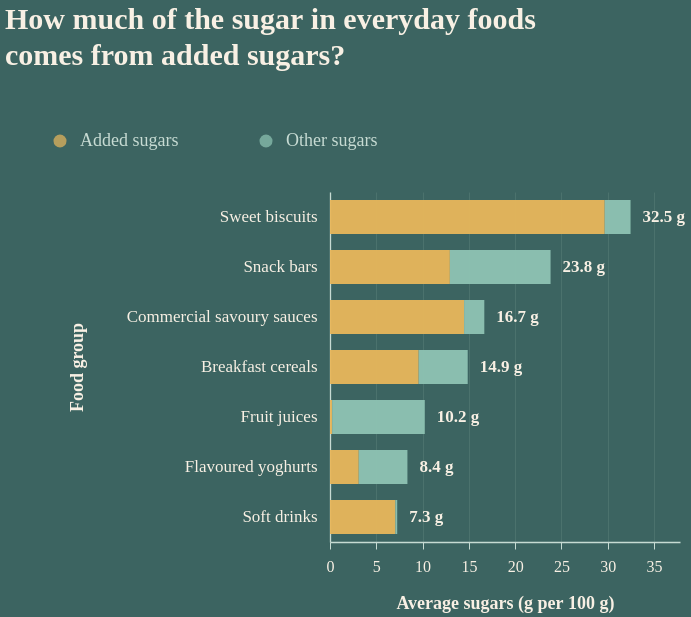

Write a Vega-Lite specification for this figure.
### Vega-Lite specification from a JSON file in a GitHub repository (floating-point values rounded to 4 significant figures)
{"$schema": "https://vega.github.io/schema/vega-lite/v5.json", "description": "Added versus other sugars by food group. Values are unweighted means per 100 g. Free sugars appear only in tooltips.", "background": "#3C6461", "spacing": 5, "center": false, "title": {"text": ["How much of the sugar in everyday foods", "comes from added sugars?"], "anchor": "start", "font": "Bricolage Grotesque", "fontSize": 30, "fontWeight": "bold", "color": "#F8F0E4", "lineHeight": 36, "offset": 22}, "vconcat": [{"width": 450, "height": 88, "data": {"values": [{}]}, "layer": [{"mark": {"type": "circle", "size": 170, "filled": true, "color": "#E9B75B"}, "encoding": {"x": {"value": 55}, "y": {"value": 48}}}, {"mark": {"type": "text", "font": "Bricolage Grotesque", "fontSize": 18, "fontWeight": "normal", "color": "#C7DBD3", "align": "left", "baseline": "middle"}, "encoding": {"x": {"value": 75}, "y": {"value": 48}, "text": {"value": "Added sugars"}}}, {"mark": {"type": "circle", "size": 170, "filled": true, "color": "#8FC4B4"}, "encoding": {"x": {"value": 261}, "y": {"value": 48}}}, {"mark": {"type": "text", "font": "Bricolage Grotesque", "fontSize": 18, "fontWeight": "normal", "color": "#C7DBD3", "align": "left", "baseline": "middle"}, "encoding": {"x": {"value": 281}, "y": {"value": 48}, "text": {"value": "Other sugars"}}}]}, {"hconcat": [{"width": 325, "height": 350, "data": {"values": [{"blank": " "}]}, "mark": {"type": "text", "opacity": 0}, "encoding": {"x": {"value": 0}, "y": {"value": 0}, "text": {"field": "blank", "type": "nominal"}}}, {"width": 350, "height": 350, "padding": {"left": 0, "right": 22, "top": 16, "bottom": 65}, "data": {"values": [{"category": "Sweet biscuits", "profiles": 50, "mean_total_g": 32.46, "mean_added_g": 29.67, "mean_other_g": 2.792, "mean_free_g": 29.7, "added_share_pct": 91.4}, {"category": "Snack bars", "profiles": 31, "mean_total_g": 23.82, "mean_added_g": 12.95, "mean_other_g": 10.87, "mean_free_g": 16.46, "added_share_pct": 54.4}, {"category": "Commercial savoury sauces", "profiles": 35, "mean_total_g": 16.67, "mean_added_g": 14.48, "mean_other_g": 2.186, "mean_free_g": 14.57, "added_share_pct": 86.9}, {"category": "Breakfast cereals", "profiles": 87, "mean_total_g": 14.87, "mean_added_g": 9.578, "mean_other_g": 5.295, "mean_free_g": 10.87, "added_share_pct": 64.4}, {"category": "Fruit juices", "profiles": 30, "mean_total_g": 10.24, "mean_added_g": 0.23, "mean_other_g": 10.01, "mean_free_g": 8.507, "added_share_pct": 2.2}, {"category": "Flavoured yoghurts", "profiles": 19, "mean_total_g": 8.363, "mean_added_g": 3.105, "mean_other_g": 5.258, "mean_free_g": 3.111, "added_share_pct": 37.1}, {"category": "Soft drinks", "profiles": 20, "mean_total_g": 7.26, "mean_added_g": 7.06, "mean_other_g": 0.2, "mean_free_g": 7.065, "added_share_pct": 97.2}]}, "layer": [{"transform": [{"fold": ["mean_added_g", "mean_other_g"], "as": ["sugar_key", "amount_g"]}, {"calculate": "datum.sugar_key === 'mean_added_g' ? 'Added sugars' : 'Other sugars'", "as": "sugar_component"}, {"calculate": "format(datum.added_share_pct, '.1f') + '%'", "as": "addedShareDisplay"}], "mark": {"type": "bar", "size": 34, "cornerRadiusEnd": 0, "opacity": 0.94}, "encoding": {"x": {"field": "amount_g", "type": "quantitative", "stack": "zero", "scale": {"domain": [0, 37.8], "nice": false, "zero": true}, "axis": {"title": "Average sugars (g per 100 g)", "values": [0, 5, 10, 15, 20, 25, 30, 35], "grid": true, "gridColor": "#8FB0A6", "gridOpacity": 0.19, "labelColor": "#F8F0E4", "titleColor": "#F8F0E4", "labelFont": "Bricolage Grotesque", "titleFont": "Bricolage Grotesque", "labelFontSize": 16, "titleFontSize": 18, "labelPadding": 9, "titlePadding": 20, "tickColor": "#C7DBD3", "domainColor": "#C7DBD3", "domain": true, "ticks": true, "tickSize": 7, "labelFlush": false, "domainWidth": 1.5, "labels": true}}, "y": {"field": "category", "type": "nominal", "sort": ["Sweet biscuits", "Snack bars", "Commercial savoury sauces", "Breakfast cereals", "Fruit juices", "Flavoured yoghurts", "Soft drinks"], "axis": {"title": "Food group", "labelColor": "#F8F0E4", "labelFont": "Bricolage Grotesque", "labelFontSize": 17, "labelPadding": 13, "labelLimit": 310, "grid": false, "ticks": false, "domain": true, "titleColor": "#F8F0E4", "titleFont": "Bricolage Grotesque", "titleFontSize": 18, "titlePadding": 44, "domainColor": "#C7DBD3", "domainWidth": 1.3, "labels": true}}, "color": {"field": "sugar_component", "type": "nominal", "scale": {"domain": ["Added sugars", "Other sugars"], "range": ["#E9B75B", "#8FC4B4"]}, "legend": null}, "order": {"field": "sugar_key", "type": "nominal", "sort": "ascending"}, "tooltip": [{"field": "category", "type": "nominal", "title": "Food group"}, {"field": "profiles", "type": "quantitative", "title": "AUSNUT food profiles"}, {"field": "mean_total_g", "type": "quantitative", "title": "Average total sugars (g/100 g)", "format": ".1f"}, {"field": "mean_added_g", "type": "quantitative", "title": "Average added sugars (g/100 g)", "format": ".1f"}, {"field": "mean_other_g", "type": "quantitative", "title": "Average other sugars (g/100 g)", "format": ".1f"}, {"field": "mean_free_g", "type": "quantitative", "title": "Average free sugars (g/100 g)", "format": ".1f"}, {"field": "addedShareDisplay", "type": "nominal", "title": "Added share of total sugars"}]}}, {"transform": [{"calculate": "format(datum.mean_total_g, '.1f') + ' g'", "as": "total_label"}], "mark": {"type": "text", "align": "left", "baseline": "middle", "dx": 12, "font": "Bricolage Grotesque", "fontSize": 17, "fontWeight": "bold", "color": "#F8F0E4"}, "encoding": {"x": {"field": "mean_total_g", "type": "quantitative", "scale": {"domain": [0, 37.8], "nice": false, "zero": true}, "axis": {"title": "Average sugars (g per 100 g)", "values": [0, 5, 10, 15, 20, 25, 30, 35], "grid": true, "gridColor": "#8FB0A6", "gridOpacity": 0.19, "labelColor": "#F8F0E4", "titleColor": "#F8F0E4", "labelFont": "Bricolage Grotesque", "titleFont": "Bricolage Grotesque", "labelFontSize": 16, "titleFontSize": 18, "labelPadding": 9, "titlePadding": 20, "tickColor": "#C7DBD3", "domainColor": "#C7DBD3", "domain": true, "ticks": true, "tickSize": 7, "labelFlush": false, "domainWidth": 1.5, "labels": true}}, "y": {"field": "category", "type": "nominal", "sort": ["Sweet biscuits", "Snack bars", "Commercial savoury sauces", "Breakfast cereals", "Fruit juices", "Flavoured yoghurts", "Soft drinks"], "axis": {"title": "Food group", "labelColor": "#F8F0E4", "labelFont": "Bricolage Grotesque", "labelFontSize": 17, "labelPadding": 13, "labelLimit": 310, "grid": false, "ticks": false, "domain": true, "titleColor": "#F8F0E4", "titleFont": "Bricolage Grotesque", "titleFontSize": 18, "titlePadding": 44, "domainColor": "#C7DBD3", "domainWidth": 1.3, "labels": true}}, "text": {"field": "total_label", "type": "nominal"}}}]}], "spacing": 0, "bounds": "flush", "center": false}], "config": {"font": "Bricolage Grotesque", "view": {"stroke": null}, "axis": {"labelFont": "Bricolage Grotesque", "titleFont": "Bricolage Grotesque"}}}
